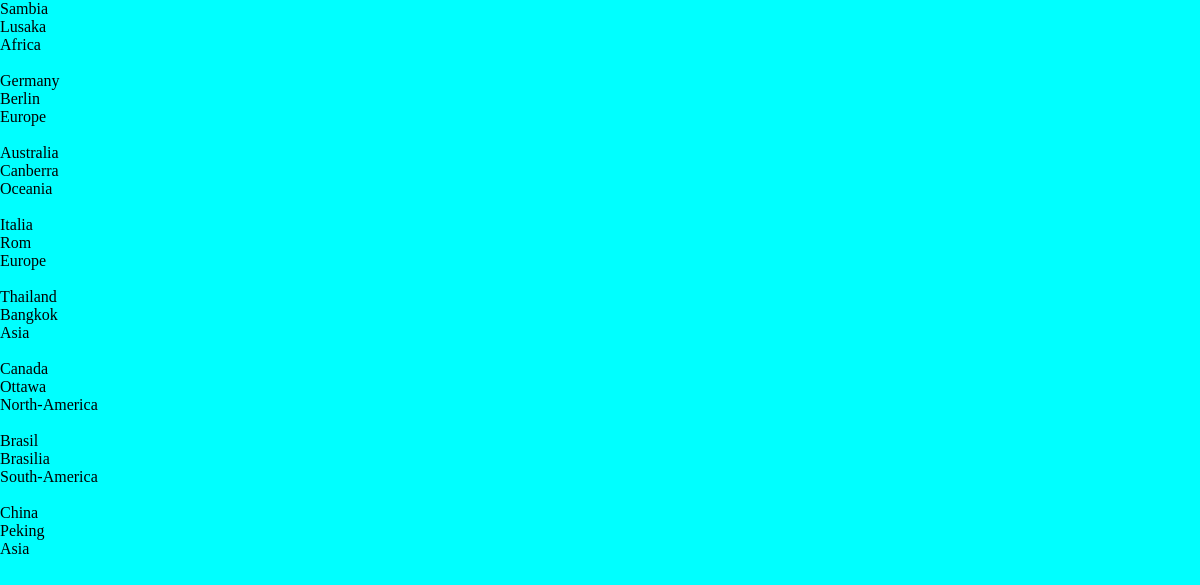
The app's page /16-tutorial-db/select.php with its own data.
### tables this page shows
CREATE TABLE `countries` (
    `country` varchar(30) DEFAULT NULL,
    `capital` varchar(30) DEFAULT NULL,
    `continent` enum('Africa','Asia','Oceania','Europe','North-America','South-America')
        DEFAULT NULL);

### 16-tutorial-db/select.php (the view, shortened to what this page needs)
<?php
include './incl/header.php';
include './conf/conn-pdo.php';
?>
</head>
<body >
<?php
$sql = "SELECT * FROM countries";
foreach ($pdo->query($sql) as $row) {
   echo $row['country']."<br>";
   echo $row['capital']."<br>";
   echo $row['continent']."<br><br>";
}
?>

### 16-tutorial-db/src/scss/common.css (style rules this page uses)
body { margin: 0; padding: 0; background-color: aqua; text-align: left; }

### records on screen
countries: country "Sambia", capital "Lusaka", continent "Africa"
countries: country "Germany", capital "Berlin", continent "Europe"
countries: country "Australia", capital "Canberra", continent "Oceania"
countries: country "Italia", capital "Rom", continent "Europe"
countries: country "Thailand", capital "Bangkok", continent "Asia"
countries: country "Canada", capital "Ottawa", continent "North-America"
countries: country "Brasil", capital "Brasilia", continent "South-America"
countries: country "China", capital "Peking", continent "Asia"
